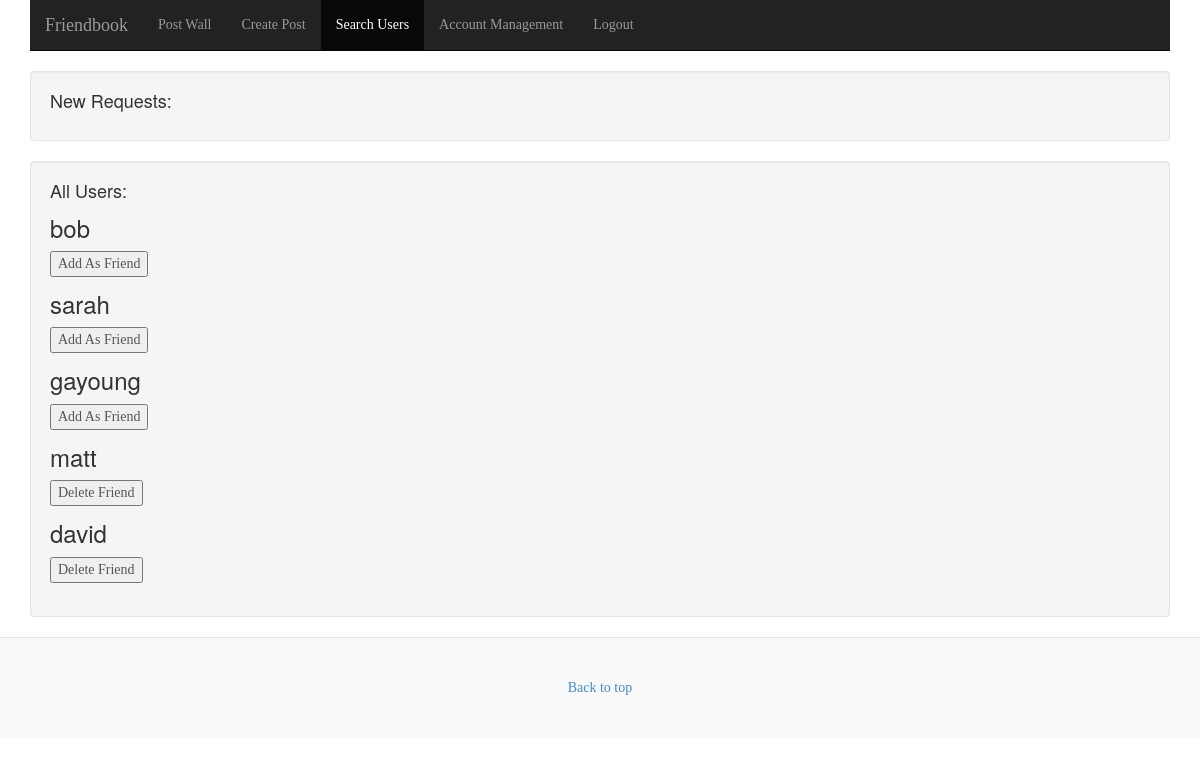
The page /search_users/ (signed in) on the database its author committed.
### main/models.py (models this page shows)
class Users(models.Model):
    guid = models.CharField(max_length=100, primary_key=True)
    username = models.TextField(unique=True)
    password = models.TextField()
    role = models.TextField()
    register_date = models.DateTimeField(auto_now_add=True, blank=True)
    active = models.BooleanField()
    github_account = models.TextField(blank=True)

### main/views.py (the view)
# urls.py: url(r'^search_users/$', views.search_users, name='search_users'),
def search_users(request):
    context = RequestContext(request)
    me = request.session["username"]
    users = list(Users.objects.all())
    friends = list(Friends.objects.all())
    friend_check = [x.username2 for x in friends if x.username1 == me] + [x.username1 for x in friends if x.username2== me]
    request_check = [x.username2 for x in friends if (x.username1 == me and x.accept== 0)] + [x.username1 for x in friends if (x.username2== me and x.accept== 0)]
    return render_to_response('main/search_user.html',{'users': users, 'me': me, 'friends': friends,'check': friend_check,'request_pend': request_check }, context)

### templates/main/search_user.html (shortened to what this page needs)
{% load static  %}
<html lang="en">
    <head>
        <link href="{% static 'css/bootstrap.min.css' %}" rel="stylesheet"/>
        <link href="{% static 'css/blog.css'%}" rel="stylesheet"/>
    </head>
    <body>
        <div class="navbar-wrapper">
            <div class="container">
                <div class="navbar navbar-inverse navbar-static-top" role="navigation">
                    <div class="container">
                        <div class="navbar-header">
                            <a class="navbar-brand" href="#">Friendbook</a>
                        </div>
                        <div class="navbar-collapse collapse">
                            <ul class="nav navbar-nav">
                                <li><a href="{% url 'wall' %}">Post Wall</a></li>
                                <li><a href="{% url 'newpost' %}">Create Post</a></li>
                                <li class="active"><a href="#">Search Users</a></li>
                                <li><a href="{% url 'account' %}">Account Management</a></li>
                                <li><a href="{% url 'logout' %}">Logout</a></li>
                            </ul>
                        </div>
                    </div>
                </div>
            </div>
        </div>
       <div class="container">
            <div class="row">
                <div class="col-sm-12">
                    <div class="well">
                <h4>New Requests:</h4>
            </div>
        </div>
    </div>
</div>
        <div class="container">
            <div class="row">
                <div class="col-sm-12">
                    <div class="well">
            <h4>All Users:</h4>
            {% for user in users %}
                {% if user.username != me %}
                    <form  action="{% url 'friendship' %}" method="get">
	               {% if user.username not in check %}
                        <h3>{{ user.username }}</h3>
                        <input type="submit" value="Add As Friend">
		    {% endif %}
                </form>
             {% endif %}
            {% endfor %}
            {% for user in users %}
                {% if user.username != me %}
                    <form  action="{% url 'unfriend' %}" method="get">
                   {% if user.username in check %}
                        <h3>{{ user.username }}</h3>
                        {% if user.username not in request_pend %}
                            <input type="submit" value="Delete Friend">
                        {% endif %}
            {% endif %}
                </form>
             {% endif %}
            {% endfor %}
         </div>
        </div>
    </div>
</div>
        <div class="blog-footer">
            <a href="#">Back to top</a>
        </div>
    </body>
</html>

### static/css/blog.css (style rules this page uses)
body { font-family: Georgia, "Times New Roman", Times, serif; color: #555; }
h1, .h1, h2, .h2, h3, .h3, h4, .h4, h5, .h5, h6, .h6 { margin-top: 0; font-family: "Helvetica Neue", Helvetica, Arial, sans-serif; font-weight: normal; color: #333; }
.blog-footer { padding: 40px 0; color: #999; text-align: center; background-color: #f9f9f9; border-top: 1px solid #e5e5e5; }

### rows shown on the page
Users: username "bob"
Users: username "sarah"
Users: username "gayoung"
Users: username "matt"
Users: username "david"
